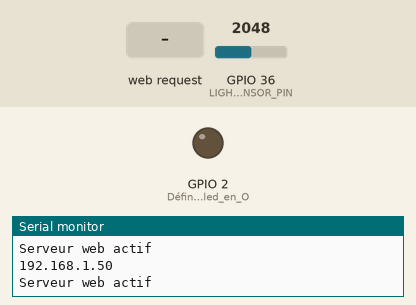
A program run on a simulated ESP32. On the bench: output pins drawn as LEDs (lit = HIGH), the last lines printed to the serial monitor. The test bench sets the inputs (shaded band); at power-on: GPIO 36 (LIGHT_SENSOR_PIN) = 2048. WiFi joins after 1.5 s; servers stay silent unless stated.

Above: at 3.7 s.
3.8 s: HTTP request GET /on received
At 14.1 s:
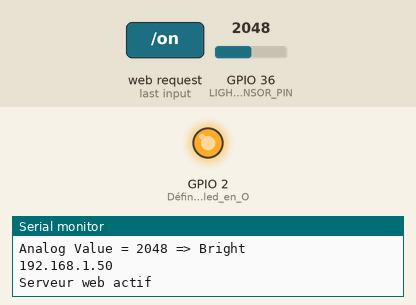
24.5 s: HTTP request GET /off received
At 34.9 s:
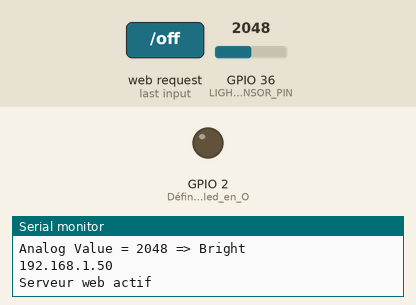
Timing chart, 0 to 36.4 s (numbered marks = the images above; inputs shaded):
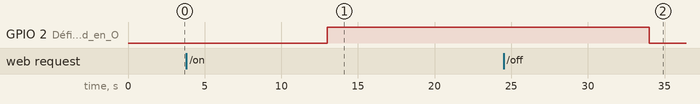

Measured:
- after the input at 3.8 s, GPIO 2 (Définition_de_la_led_en_O): LOW → HIGH after 9.2 s
- after the input at 24.5 s, GPIO 2 (Définition_de_la_led_en_O): HIGH → LOW after 9.5 s

The program:

main.cpp
```cpp
#include <Arduino.h>  // Include the Arduino library for Serial
#include <WiFi.h>  // Librairie Wifi.h
#include <WebServer.h>  // Librairie WebServer.h
#define LIGHT_SENSOR_PIN 36 // ESP32 pin GIOP36 (ADC0)

const char* ssid = "OnePlus 10 Pro 5G";
const char* password = "nigaznigaz97";
WebServer server(80);

// const int led = 5;  // Led sur GPIO5
// const int Photoresistor = 36;  // Photoresistor sur GPIO34
bool etatLed = 0;
char texteEtatLed[2][10] = {"ÉTEINTE","ALLUMÉE"};  // Affichage ETEINTE ou ALLUMEE

void handleRoot(){   // Début de la page HTML
  String page = "<!DOCTYPE html>";
    page += "<html lang='fr'>";

    page += "<head>";
    page += "    <title>Serveur ESP32</title>";
    page += "    <meta http-equiv='refresh' content='60' name='viewport' content='width=device-width, initial-scale=1' charset='UTF-8'/>";
    page += "    <link rel='stylesheet' href='https://www.w3schools.com/w3css/4/w3.css'>";  // Utilisation du css
    page += "</head>";

    page += "<body>";
    page += "    <div class='w3-card w3-blue w3-padding-small w3-jumbo w3-center'>";
    page += "        <p>ÉTAT LED: "; page += texteEtatLed[etatLed]; page += "</p>";
    page += "    </div>";

    page += "    <div class='w3-bar'>";
    page += "        <a href='/on' class='w3-bar-item w3-button w3-border w3-jumbo' style='width:50%; height:50%;'>ON</a>";
    page += "        <a href='/off' class='w3-bar-item w3-button w3-border w3-jumbo' style='width:50%; height:50%;'>OFF</a>";
    page += "    </div>";

    page += "    <div class='w3-center w3-padding-16'>";
    page += "        <p>Ce serveur est hébergé sur un ESP32</p>";
    page += "        <i>Créé par Samuel Assani</i>";
    page += "        <p>Luminosité: "; page += analogRead(LIGHT_SENSOR_PIN); page += "</p>";
    page += "    </div>";


    page += "</body>";
    page += "</html>";  // Fin de la page HTML

    server.setContentLength(page.length());  // Permet l'affichage plus rapide après chaque clic sur les boutons
    server.send(200, "text/html", page);
}

void handleOn(){  // Code pour allumer la led
    etatLed = 1;
    digitalWrite(LED_BUILTIN, HIGH);
    server.sendHeader("Location","/");
    server.send(303);
}

void handleOff(){   // Code pour éteindre la led
    etatLed = 0;
    digitalWrite(LED_BUILTIN, LOW);
    server.sendHeader("Location","/");
    server.send(303);
}

void handleNotFound(){  // Page Not found
  server.send(404, "text/plain","404: Not found");
}

void photoresistor(){
  // reads the input on analog pin (value between 0 and 4095)
  int analogValue = analogRead(LIGHT_SENSOR_PIN);

  Serial.print("Analog Value = ");
  Serial.print(analogValue);   // the raw analog reading

  // We'll have a few threshholds, qualitatively determined
  if (analogValue < 40) {
    Serial.println(" => Dark");
  } else if (analogValue < 800) {
    Serial.println(" => Dim");
  } else if (analogValue < 2000) {
    Serial.println(" => Light");
  } else if (analogValue < 3200) {
    Serial.println(" => Bright");
  } else {
    Serial.println(" => Very bright");
  }

  delay(500);
}

void setup() {
  Serial.begin(115200);
  delay(1000);
  Serial.println("\n");

  pinMode(LED_BUILTIN, OUTPUT); // Définition de la led en OUTPUT
  digitalWrite(LED_BUILTIN, 0);  // Initialisation de la led à 0 (éteinte)

  WiFi.persistent(false);
  WiFi.begin(ssid, password);
  Serial.print("Attente de connexion ...");

  while (WiFi.status() != WL_CONNECTED)
  {
    Serial.print(".");
    delay(100);
  }

  Serial.println("\n");
  Serial.println("Connexion etablie !");
  Serial.print("Adresse IP: ");
  Serial.println(WiFi.localIP());

  server.on("/", handleRoot);  // Chargement de la page accueil
  server.on("/on", handleOn);  // Chargement du handleOn - Allumée la led
  server.on("/off", handleOff);  // Chargement du handleOff - Eteindre la led
  server.onNotFound(handleNotFound);  // Chargement de la page Not found
  server.begin();

  Serial.println("Serveur web actif");

  // find the ip

}


void loop() {

    int analogValue = analogRead(LIGHT_SENSOR_PIN);

    server.handleClient();
    Serial.println(WiFi.localIP());
    Serial.println("Serveur web actif");
    delay(10000);
    photoresistor();
}
```
